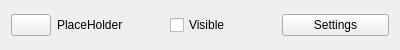
<?xml version="1.0" encoding="UTF-8"?>
<ui version="4.0">
 <class>RenderModelControlWidget</class>
 <widget class="QWidget" name="RenderModelControlWidget">
  <property name="geometry">
   <rect>
    <x>0</x>
    <y>0</y>
    <width>400</width>
    <height>50</height>
   </rect>
  </property>
  <property name="sizePolicy">
   <sizepolicy hsizetype="Minimum" vsizetype="Minimum">
    <horstretch>0</horstretch>
    <verstretch>0</verstretch>
   </sizepolicy>
  </property>
  <property name="windowTitle">
   <string>Form</string>
  </property>
  <layout class="QHBoxLayout" name="horizontalLayout_2">
   <item>
    <widget class="QPushButton" name="colorPushButton">
     <property name="sizePolicy">
      <sizepolicy hsizetype="Fixed" vsizetype="Fixed">
       <horstretch>0</horstretch>
       <verstretch>0</verstretch>
      </sizepolicy>
     </property>
     <property name="text">
      <string/>
     </property>
    </widget>
   </item>
   <item>
    <widget class="QLabel" name="nameLabel">
     <property name="sizePolicy">
      <sizepolicy hsizetype="Minimum" vsizetype="Minimum">
       <horstretch>0</horstretch>
       <verstretch>0</verstretch>
      </sizepolicy>
     </property>
     <property name="text">
      <string>PlaceHolder</string>
     </property>
    </widget>
   </item>
   <item>
    <widget class="QCheckBox" name="visibleCheckBox">
     <property name="text">
      <string>Visible</string>
     </property>
    </widget>
   </item>
   <item>
    <widget class="QPushButton" name="removePushButton">
     <property name="text">
      <string>Settings</string>
     </property>
    </widget>
   </item>
  </layout>
 </widget>
 <resources/>
 <connections/>
</ui>
